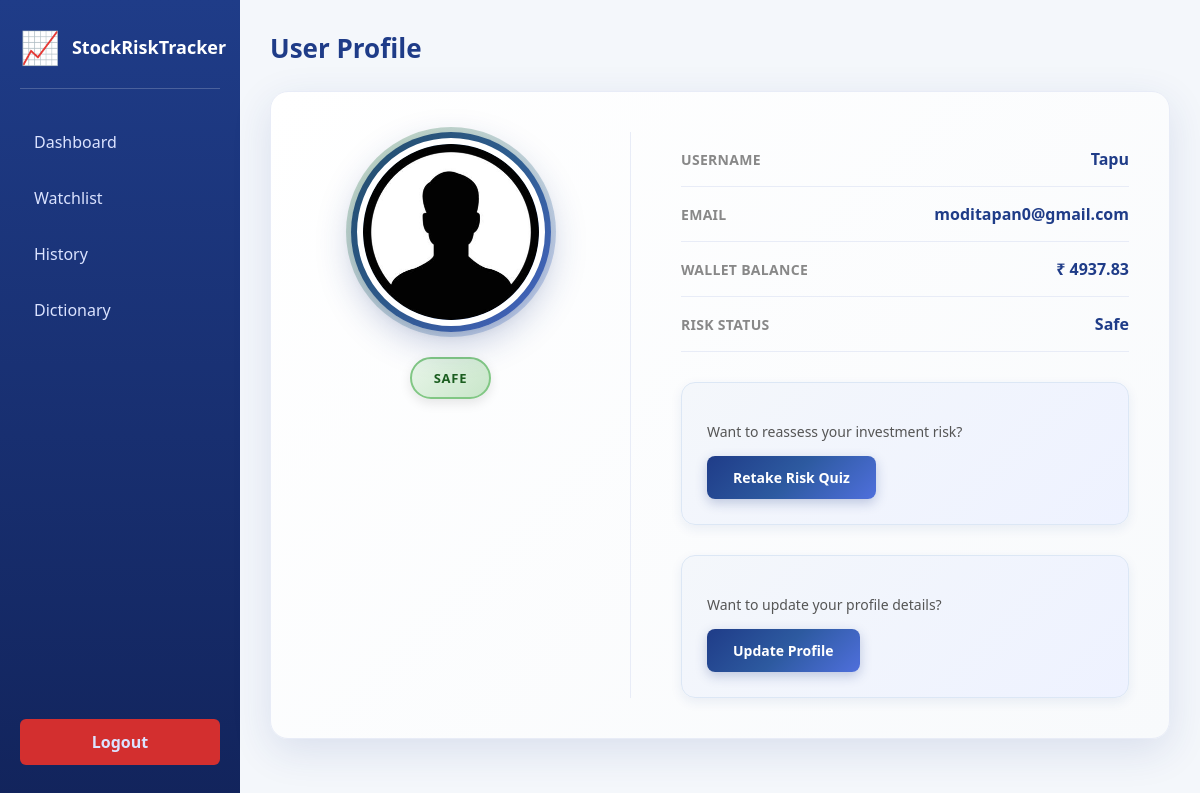
Screenshot of /tracker/profile/ (signed in) with the database file from the repository.
### tracker/models.py (models this page shows, shortened)
class Profile(models.Model):
    user = models.OneToOneField(User, on_delete=models.CASCADE)
    risk_score = models.IntegerField(default=0)
    risk_category = models.CharField(max_length=20, default="Neutral") # "Safe" or "Risky"
    wallet_balance = models.DecimalField(max_digits=12, decimal_places=2, default=10000.00)

### tracker/views.py (the view)
# urls.py: path('profile/', views.profile, name='profile'),
@login_required
def profile(request):
    user_profile, created = Profile.objects.get_or_create(user=request.user)
    context = {
        'profile': user_profile
    }
    return render(request, 'profile.html', context)

### templates/profile.html (shortened to what this page needs)
<!DOCTYPE html>
<html lang="en">
<head>
    {% load static %}
    <link rel="stylesheet" href="{% static 'css/index.css' %}">
    <link rel="stylesheet" href="{% static 'css/profile.css' %}">
</head>
<body>
    <div class="container">
        <div class="sidebar">
            <div class="logo-section">
                <div class="logo">📈</div>
                <h2>StockRiskTracker</h2>
            </div>
            <a href="{% url 'dashboard' %}">Dashboard</a>
            <a href="{% url 'watchlist' %}">Watchlist</a>
            <a href="{% url 'history' %}">History</a>
            <a href="{% url 'dictionary' %}">Dictionary</a>
            <a href="{% url 'logout' %}" class="logout-btn">Logout</a>
        </div>
        <div class="main">
            <div class="header-top">
                <h1>User Profile</h1>
            </div>
            <div class="profile-card">
                <div class="profile-left">
                    <div class="avatar-ring">
                        <img src="{% static 'image/profile.jpg' %}" class="profile-image" alt="Profile Image">
                    </div>
                    <span class="risk-badge {% if profile.risk_category == 'Safe' %}safe{% else %}risky{% endif %}">
                        {{ profile.risk_category|default:"Neutral" }}
                    </span>
                </div>
                <div class="profile-right">
                    <div class="info-row">
                        <span>Username</span>
                        <strong>{{ user.username }}</strong>
                    </div>
                    <div class="info-row">
                        <span>Email</span>
                        <strong>
                            {% if user.email %}
                            {{ user.email }}
                            {% else %}
                            <span style="color: #ccc;">No email linked</span>
                            {% endif %}
                        </strong>
                    </div>
                    <div class="info-row">
                        <span>Wallet Balance</span>
                        <strong>₹ {{ profile.wallet_balance }}</strong>
                    </div>
                    <div class="info-row">
                        <span>Risk Status</span>
                        <strong
                            class="{% if profile.risk_category == 'Safe' %}safe-text{% else %}risky-text{% endif %}">
                            {{ profile.risk_category|default:"Neutral" }}
                        </strong>
                    </div>
                    <div class="quiz-section">
                        <p>Want to reassess your investment risk?</p>
                        <a href="{% url 'quiz' %}" class="quiz-btn">Retake Risk Quiz</a>
                    </div>
                    <div class="quiz-section">
                        <p>Want to update your profile details?</p>
                        <a href="{% url 'update_profile' %}" class="quiz-btn">
                            Update Profile
                        </a>
                    </div>
                </div>
            </div>
        </div>
    </div>
</body>
</html>

### static/css/index.css (style rules this page uses)
* { box-sizing: border-box; }
body { margin: 0; font-family: "Segoe UI", Tahoma, Geneva, Verdana, sans-serif; background-color: #f4f7fb; color: #333; }
.container { display: flex; min-height: 100vh; }
.sidebar { width: 240px; background: linear-gradient(180deg, #1f3c88, #12245c); color: #fff; padding: 25px 20px; display: flex; flex-direction: column; }
.logo-section { display: flex; flex-direction: row; align-items: center; margin-bottom: 30px; padding-bottom: 20px; border-bottom: 1px solid rgba(255, 255, 255, 0.2); gap: 12px; }
.logo { font-size: 32px; flex-shrink: 0; }
.sidebar h2 { margin: 0; font-size: 18px; text-align: left; }
.sidebar a { display: block; text-decoration: none; color: #dbe3ff; padding: 12px 14px; margin-bottom: 10px; border-radius: 6px; transition: background 0.3s, color 0.3s; }
.logout-btn { margin-top: auto; background-color: #d32f2f; color: #ffffff; text-align: center; font-weight: bold; }
.header-top { display: flex; justify-content: space-between; align-items: center; margin-bottom: 25px; }
.header-top h1 { margin: 0; font-size: 26px; color: #1f3c88; }
.main { flex: 1; padding: 30px; }

### static/css/profile.css (style rules this page uses)
.profile-card { background: linear-gradient(135deg, #ffffff 0%, #f8fafc 100%); border-radius: 18px; padding: 40px; display: flex; gap: 50px; box-shadow: 0 12px 40px rgba(31, 60, 136, 0.12); max-width: 1000px; border: 1px solid #e8ecf7; transition: box-shadow 0.3s ease, transform 0.3s ease; }
.profile-left { text-align: center; min-width: 320px; padding-right: 40px; border-right: 1px solid #e8ecf7; display: flex; flex-direction: column; align-items: center; }
.avatar-ring { width: 200px; height: 200px; margin: 0 auto 25px; border-radius: 50%; background: linear-gradient(135deg, #1f3c88 0%, #2d5aa0 50%, #4f6fdc 100%); display: flex; align-items: center; justify-content: center; box-shadow: 0 12px 35px rgba(31, 60, 136, 0.25), inset 0 -2px 10px rgba(0, 0, 0, 0.1); position: relative; animation: floatAvatar 3s ease-in-out infinite; }
.avatar-ring::before { content: ''; position: absolute; width: 210px; height: 210px; border-radius: 50%; background: linear-gradient(135deg, rgba(46, 125, 50, 0.3), rgba(79, 111, 220, 0.3)); animation: pulse-ring 2s ease-out infinite; }
.profile-image { width: 188px; height: 188px; border-radius: 50%; object-fit: cover; background: #fff; border: 6px solid #ffffff; position: relative; z-index: 1; box-shadow: 0 4px 15px rgba(0, 0, 0, 0.15); transition: transform 0.3s ease; }
.risk-badge { display: inline-block; padding: 10px 22px; border-radius: 25px; font-size: 13px; font-weight: bold; letter-spacing: 0.8px; text-transform: uppercase; box-shadow: 0 4px 12px rgba(0, 0, 0, 0.1); transition: transform 0.2s ease, box-shadow 0.2s ease; }
.risk-badge.safe { background: linear-gradient(135deg, #e8f5e9 0%, #c8e6c9 100%); color: #1b5e20; border: 2px solid #81c784; }
.profile-right { flex: 1; display: flex; flex-direction: column; }
.info-row { display: flex; justify-content: space-between; align-items: center; padding: 16px 0; border-bottom: 1px solid #e8ecf7; transition: padding 0.3s ease; }
.info-row span { font-size: 14px; color: #888; font-weight: 600; text-transform: uppercase; letter-spacing: 0.3px; }
.info-row strong { color: #1f3c88; font-size: 16px; font-weight: bold; }
.quiz-section { margin-top: 30px; padding: 25px; background: linear-gradient(135deg, #f4f7fb 0%, #eef2ff 100%); border-radius: 14px; border: 1px solid #dce7f5; box-shadow: 0 4px 12px rgba(31, 60, 136, 0.08); transition: all 0.3s ease; }
.quiz-section p { font-size: 14px; color: #555; margin-bottom: 15px; }
.quiz-btn { display: inline-block; padding: 12px 26px; background: linear-gradient(135deg, #1f3c88 0%, #2d5aa0 50%, #4f6fdc 100%); color: #ffffff; text-decoration: none; border-radius: 8px; font-weight: bold; font-size: 14px; transition: transform 0.2s, box-shadow 0.2s; box-shadow: 0 4px 12px rgba(31, 60, 136, 0.25); }
.safe { color: #2e7d32; font-weight: bold; }

### templates/profile.html (style rules this page uses)
.safe-text { color: #2ecc71; }

### rows the page displays
Profile: risk_category "SAFE", wallet_balance "4937.83", risk_category "Safe"

### other values shown
{{ user.username }} "Tapu"
{{ user.email }} "moditapan0@gmail.com"
